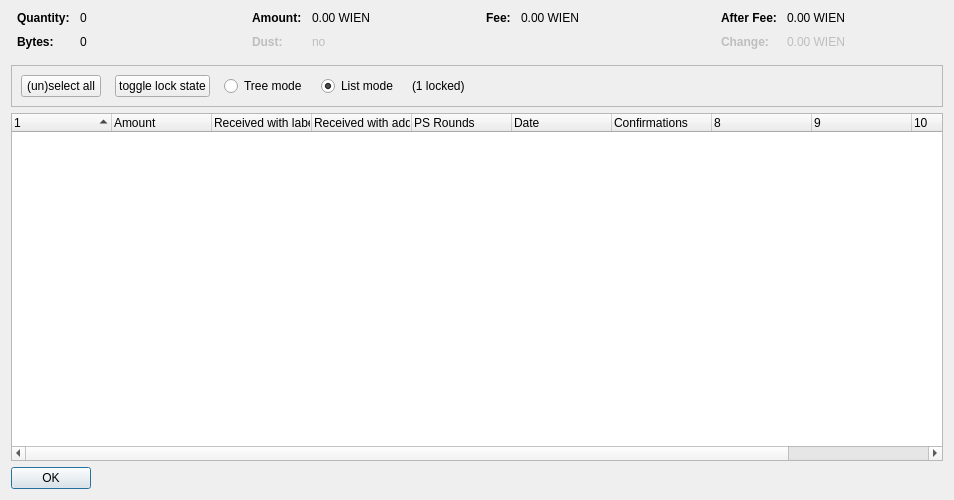
<?xml version="1.0" encoding="UTF-8"?>
<ui version="4.0">
 <class>CoinControlDialog</class>
 <widget class="QDialog" name="CoinControlDialog">
  <property name="geometry">
   <rect>
    <x>0</x>
    <y>0</y>
    <width>954</width>
    <height>500</height>
   </rect>
  </property>
  <property name="windowTitle">
   <string>Coin Selection</string>
  </property>
  <layout class="QVBoxLayout" name="verticalLayout">
   <item>
    <layout class="QHBoxLayout" name="horizontalLayoutTop" stretch="0,0,0,0">
     <property name="topMargin">
      <number>0</number>
     </property>
     <property name="bottomMargin">
      <number>10</number>
     </property>
     <item>
      <layout class="QFormLayout" name="formLayoutCoinControl1">
       <property name="horizontalSpacing">
        <number>10</number>
       </property>
       <property name="verticalSpacing">
        <number>10</number>
       </property>
       <property name="leftMargin">
        <number>6</number>
       </property>
       <property name="rightMargin">
        <number>6</number>
       </property>
       <item row="0" column="0">
        <widget class="QLabel" name="labelCoinControlQuantityText">
         <property name="font">
          <font>
           <weight>75</weight>
           <bold>true</bold>
          </font>
         </property>
         <property name="text">
          <string>Quantity:</string>
         </property>
        </widget>
       </item>
       <item row="0" column="1">
        <widget class="QLabel" name="labelCoinControlQuantity">
         <property name="cursor">
          <cursorShape>IBeamCursor</cursorShape>
         </property>
         <property name="contextMenuPolicy">
          <enum>Qt::ActionsContextMenu</enum>
         </property>
         <property name="text">
          <string notr="true">0</string>
         </property>
         <property name="textInteractionFlags">
          <set>Qt::LinksAccessibleByMouse|Qt::TextSelectableByKeyboard|Qt::TextSelectableByMouse</set>
         </property>
        </widget>
       </item>
       <item row="1" column="0">
        <widget class="QLabel" name="labelCoinControlBytesText">
         <property name="font">
          <font>
           <weight>75</weight>
           <bold>true</bold>
          </font>
         </property>
         <property name="text">
          <string>Bytes:</string>
         </property>
        </widget>
       </item>
       <item row="1" column="1">
        <widget class="QLabel" name="labelCoinControlBytes">
         <property name="cursor">
          <cursorShape>IBeamCursor</cursorShape>
         </property>
         <property name="contextMenuPolicy">
          <enum>Qt::ActionsContextMenu</enum>
         </property>
         <property name="text">
          <string notr="true">0</string>
         </property>
         <property name="textInteractionFlags">
          <set>Qt::LinksAccessibleByMouse|Qt::TextSelectableByKeyboard|Qt::TextSelectableByMouse</set>
         </property>
        </widget>
       </item>
      </layout>
     </item>
     <item>
      <layout class="QFormLayout" name="formLayoutCoinControl2">
       <property name="horizontalSpacing">
        <number>10</number>
       </property>
       <property name="verticalSpacing">
        <number>10</number>
       </property>
       <property name="leftMargin">
        <number>6</number>
       </property>
       <property name="rightMargin">
        <number>6</number>
       </property>
       <item row="0" column="0">
        <widget class="QLabel" name="labelCoinControlAmountText">
         <property name="font">
          <font>
           <weight>75</weight>
           <bold>true</bold>
          </font>
         </property>
         <property name="text">
          <string>Amount:</string>
         </property>
        </widget>
       </item>
       <item row="0" column="1">
        <widget class="QLabel" name="labelCoinControlAmount">
         <property name="cursor">
          <cursorShape>IBeamCursor</cursorShape>
         </property>
         <property name="contextMenuPolicy">
          <enum>Qt::ActionsContextMenu</enum>
         </property>
         <property name="text">
          <string notr="true">0.00 WIEN</string>
         </property>
         <property name="textInteractionFlags">
          <set>Qt::LinksAccessibleByMouse|Qt::TextSelectableByKeyboard|Qt::TextSelectableByMouse</set>
         </property>
        </widget>
       </item>
       <item row="1" column="0">
        <widget class="QLabel" name="labelCoinControlLowOutputText">
         <property name="enabled">
          <bool>false</bool>
         </property>
         <property name="font">
          <font>
           <weight>75</weight>
           <bold>true</bold>
          </font>
         </property>
         <property name="text">
          <string>Dust:</string>
         </property>
        </widget>
       </item>
       <item row="1" column="1">
        <widget class="QLabel" name="labelCoinControlLowOutput">
         <property name="enabled">
          <bool>false</bool>
         </property>
         <property name="cursor">
          <cursorShape>IBeamCursor</cursorShape>
         </property>
         <property name="contextMenuPolicy">
          <enum>Qt::ActionsContextMenu</enum>
         </property>
         <property name="text">
          <string notr="true">no</string>
         </property>
         <property name="textInteractionFlags">
          <set>Qt::LinksAccessibleByMouse|Qt::TextSelectableByKeyboard|Qt::TextSelectableByMouse</set>
         </property>
        </widget>
       </item>
      </layout>
     </item>
     <item>
      <layout class="QFormLayout" name="formLayoutCoinControl3">
       <property name="horizontalSpacing">
        <number>10</number>
       </property>
       <property name="verticalSpacing">
        <number>10</number>
       </property>
       <property name="leftMargin">
        <number>6</number>
       </property>
       <property name="rightMargin">
        <number>6</number>
       </property>
       <item row="0" column="0">
        <widget class="QLabel" name="labelCoinControlFeeText">
         <property name="font">
          <font>
           <weight>75</weight>
           <bold>true</bold>
          </font>
         </property>
         <property name="text">
          <string>Fee:</string>
         </property>
        </widget>
       </item>
       <item row="0" column="1">
        <widget class="QLabel" name="labelCoinControlFee">
         <property name="cursor">
          <cursorShape>IBeamCursor</cursorShape>
         </property>
         <property name="contextMenuPolicy">
          <enum>Qt::ActionsContextMenu</enum>
         </property>
         <property name="text">
          <string notr="true">0.00 WIEN</string>
         </property>
         <property name="textInteractionFlags">
          <set>Qt::LinksAccessibleByMouse|Qt::TextSelectableByKeyboard|Qt::TextSelectableByMouse</set>
         </property>
        </widget>
       </item>
      </layout>
     </item>
     <item>
      <layout class="QFormLayout" name="formLayoutCoinControl4">
       <property name="horizontalSpacing">
        <number>10</number>
       </property>
       <property name="verticalSpacing">
        <number>10</number>
       </property>
       <property name="leftMargin">
        <number>6</number>
       </property>
       <property name="rightMargin">
        <number>6</number>
       </property>
       <item row="0" column="0">
        <widget class="QLabel" name="labelCoinControlAfterFeeText">
         <property name="font">
          <font>
           <weight>75</weight>
           <bold>true</bold>
          </font>
         </property>
         <property name="text">
          <string>After Fee:</string>
         </property>
        </widget>
       </item>
       <item row="0" column="1">
        <widget class="QLabel" name="labelCoinControlAfterFee">
         <property name="cursor">
          <cursorShape>IBeamCursor</cursorShape>
         </property>
         <property name="contextMenuPolicy">
          <enum>Qt::ActionsContextMenu</enum>
         </property>
         <property name="text">
          <string notr="true">0.00 WIEN</string>
         </property>
         <property name="textInteractionFlags">
          <set>Qt::LinksAccessibleByMouse|Qt::TextSelectableByKeyboard|Qt::TextSelectableByMouse</set>
         </property>
        </widget>
       </item>
       <item row="1" column="0">
        <widget class="QLabel" name="labelCoinControlChangeText">
         <property name="enabled">
          <bool>false</bool>
         </property>
         <property name="font">
          <font>
           <weight>75</weight>
           <bold>true</bold>
          </font>
         </property>
         <property name="text">
          <string>Change:</string>
         </property>
        </widget>
       </item>
       <item row="1" column="1">
        <widget class="QLabel" name="labelCoinControlChange">
         <property name="enabled">
          <bool>false</bool>
         </property>
         <property name="cursor">
          <cursorShape>IBeamCursor</cursorShape>
         </property>
         <property name="contextMenuPolicy">
          <enum>Qt::ActionsContextMenu</enum>
         </property>
         <property name="text">
          <string notr="true">0.00 WIEN</string>
         </property>
         <property name="textInteractionFlags">
          <set>Qt::LinksAccessibleByMouse|Qt::TextSelectableByKeyboard|Qt::TextSelectableByMouse</set>
         </property>
        </widget>
       </item>
      </layout>
     </item>
    </layout>
   </item>
   <item>
    <widget class="QFrame" name="frame">
     <property name="minimumSize">
      <size>
       <width>0</width>
       <height>40</height>
      </size>
     </property>
     <property name="frameShape">
      <enum>QFrame::StyledPanel</enum>
     </property>
     <property name="frameShadow">
      <enum>QFrame::Sunken</enum>
     </property>
     <layout class="QHBoxLayout" name="horizontalLayout">
      <item>
       <layout class="QHBoxLayout" name="horizontalLayoutPanel" stretch="0,0,0,0,0,0">
        <property name="spacing">
         <number>14</number>
        </property>
        <item>
         <widget class="QPushButton" name="pushButtonSelectAll">
          <property name="sizePolicy">
           <sizepolicy hsizetype="Maximum" vsizetype="Fixed">
            <horstretch>0</horstretch>
            <verstretch>0</verstretch>
           </sizepolicy>
          </property>
          <property name="text">
           <string>(un)select all</string>
          </property>
          <property name="autoDefault">
           <bool>false</bool>
          </property>
         </widget>
        </item>
        <item>
         <widget class="QPushButton" name="pushButtonToggleLock">
          <property name="sizePolicy">
           <sizepolicy hsizetype="Maximum" vsizetype="Fixed">
            <horstretch>0</horstretch>
            <verstretch>0</verstretch>
           </sizepolicy>
          </property>
          <property name="text">
           <string>toggle lock state</string>
          </property>
          <property name="autoDefault">
           <bool>false</bool>
          </property>
         </widget>
        </item>
        <item>
         <widget class="QRadioButton" name="radioTreeMode">
          <property name="sizePolicy">
           <sizepolicy hsizetype="Maximum" vsizetype="Fixed">
            <horstretch>0</horstretch>
            <verstretch>0</verstretch>
           </sizepolicy>
          </property>
          <property name="text">
           <string>Tree mode</string>
          </property>
         </widget>
        </item>
        <item>
         <widget class="QRadioButton" name="radioListMode">
          <property name="sizePolicy">
           <sizepolicy hsizetype="Maximum" vsizetype="Fixed">
            <horstretch>0</horstretch>
            <verstretch>0</verstretch>
           </sizepolicy>
          </property>
          <property name="text">
           <string>List mode</string>
          </property>
          <property name="checked">
           <bool>true</bool>
          </property>
         </widget>
        </item>
        <item>
         <widget class="QLabel" name="labelLocked">
          <property name="text">
           <string>(1 locked)</string>
          </property>
         </widget>
        </item>
        <item>
         <spacer name="horizontalSpacer">
          <property name="orientation">
           <enum>Qt::Horizontal</enum>
          </property>
          <property name="sizeHint" stdset="0">
           <size>
            <width>40</width>
            <height>20</height>
           </size>
          </property>
         </spacer>
        </item>
       </layout>
      </item>
     </layout>
    </widget>
   </item>
   <item>
    <widget class="CoinControlTreeWidget" name="treeWidget">
     <property name="contextMenuPolicy">
      <enum>Qt::CustomContextMenu</enum>
     </property>
     <property name="sortingEnabled">
      <bool>false</bool>
     </property>
     <property name="columnCount">
      <number>11</number>
     </property>
     <attribute name="headerShowSortIndicator" stdset="0">
      <bool>true</bool>
     </attribute>
     <attribute name="headerStretchLastSection">
      <bool>false</bool>
     </attribute>
     <column>
      <property name="text">
       <string/>
      </property>
     </column>
     <column>
      <property name="text">
       <string>Amount</string>
      </property>
     </column>
     <column>
      <property name="text">
       <string>Received with label</string>
      </property>
     </column>
     <column>
      <property name="text">
       <string>Received with address</string>
      </property>
     </column>
     <column>
      <property name="text">
       <string>PS Rounds</string>
      </property>
     </column>
     <column>
      <property name="text">
       <string>Date</string>
      </property>
     </column>
     <column>
      <property name="text">
       <string>Confirmations</string>
      </property>
      <property name="toolTip">
       <string>Confirmed</string>
      </property>
     </column>
     <column>
      <property name="text">
       <string/>
      </property>
     </column>
     <column>
      <property name="text">
       <string/>
      </property>
     </column>
     <column>
      <property name="text">
       <string/>
      </property>
     </column>
     <column>
      <property name="text">
       <string/>
      </property>
     </column>
    </widget>
   </item>
   <item>
    <widget class="QDialogButtonBox" name="buttonBox">
     <property name="sizePolicy">
      <sizepolicy hsizetype="Maximum" vsizetype="Fixed">
       <horstretch>0</horstretch>
       <verstretch>0</verstretch>
      </sizepolicy>
     </property>
     <property name="orientation">
      <enum>Qt::Horizontal</enum>
     </property>
     <property name="standardButtons">
      <set>QDialogButtonBox::Ok</set>
     </property>
    </widget>
   </item>
  </layout>
 </widget>
 <customwidgets>
  <customwidget>
   <class>CoinControlTreeWidget</class>
   <extends>QTreeWidget</extends>
   <header>coincontroltreewidget.h</header>
  </customwidget>
 </customwidgets>
 <resources/>
 <connections/>
</ui>
